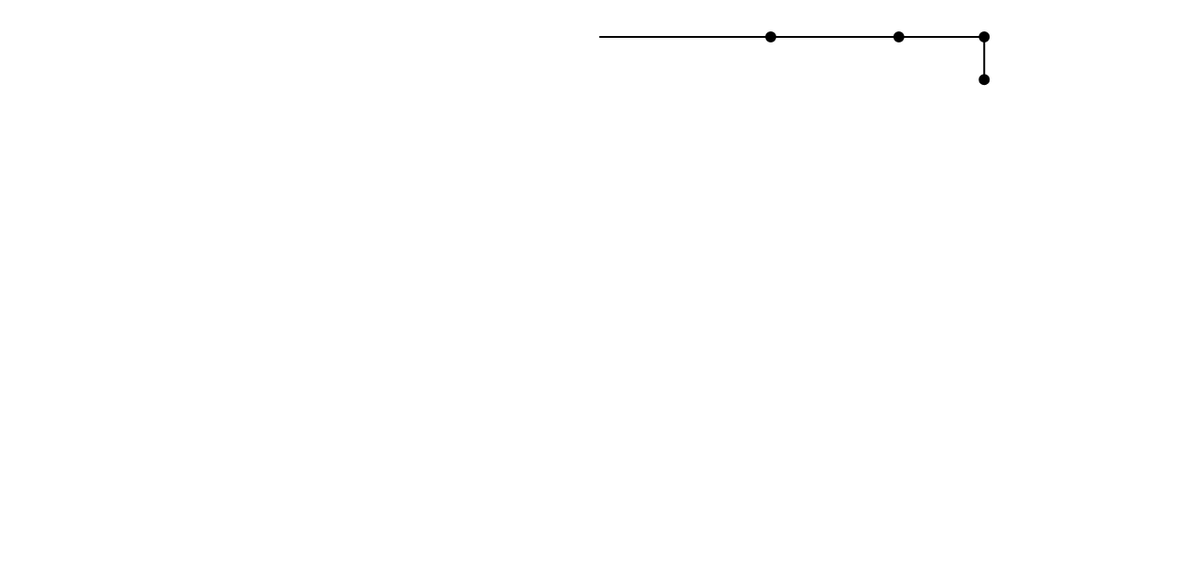
Frame 1 (no input)
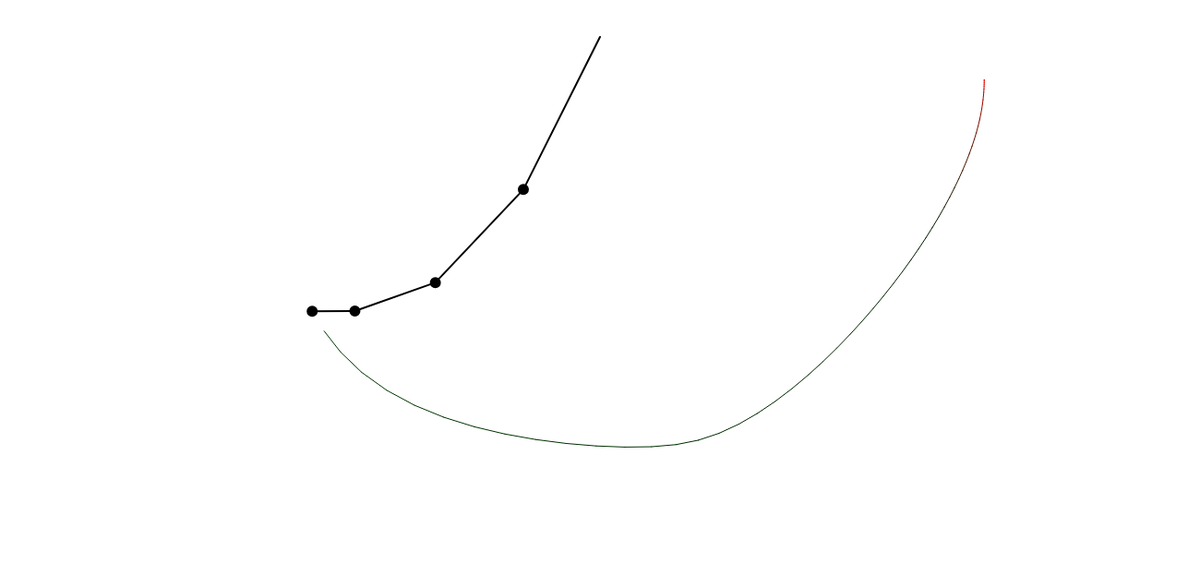
Frame 60 (no input)
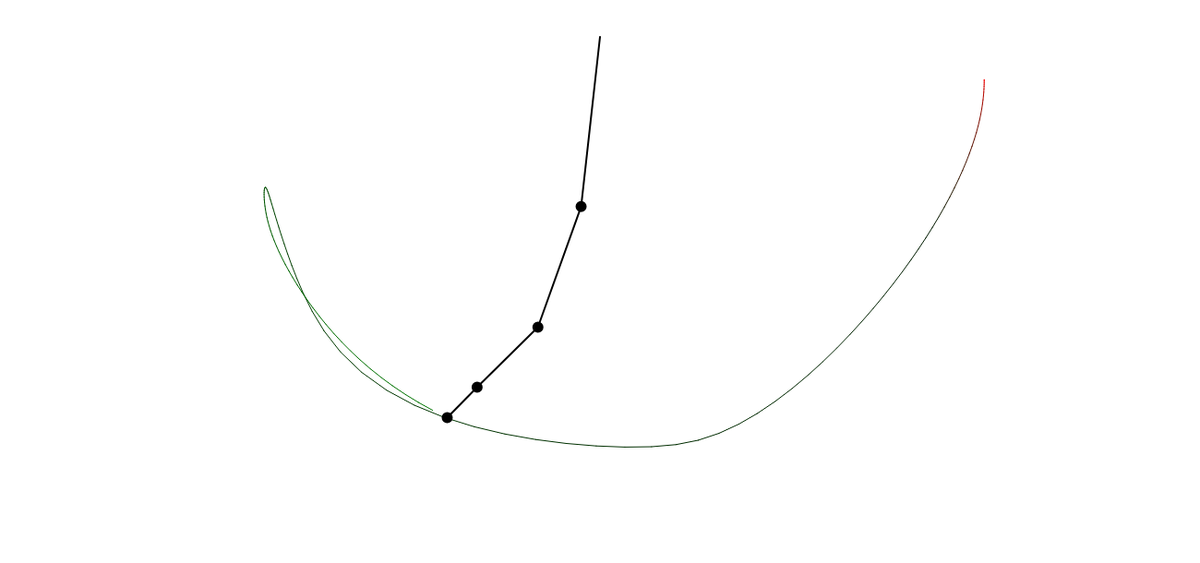
Frame 120 (the mouse pressed at the canvas centre since frame 60)

The p5.js sketch that drew these frames (run headless with seeded random() and noise() and a simulated clock; from frame 60 on, the mouse is pressed at the canvas centre):

// p5.js sketch
// ── sketch.js
let x = 255;
let y = 0;
let r1 = 185;
let r2 = 185* (3/4);
let r3 = 185 *(2/4);
let r4 = 185/4;
let m1 = 10;
let m2 = 10;
let m3 = 10;
let m4 =10;
let a1 = 0;
let a2 = 0;
let a3 = 0;
let a4 =0;
let a1_v = 0;
let a2_v = 0;
let a3_v = 0;
let a4_v =0;
let g = 0.5;

let px2 = -1;
let py2 = -1;
let cx, cy;

let buffer;

function setup() {
  createCanvas(1300, 610);
  //Issue with wrong rendering on a retina Mac. See issue: https://github.com/CodingTrain/website/issues/574
  pixelDensity(1);
  a1 = PI / 2;
  a2 = PI / 2;
  a3 = PI / 2;  
  cx = width/2 ;
  cy = 40;
  buffer = createGraphics(width, height);
  buffer.background(255);
  buffer.translate(cx, cy);
}



function draw() {
  background(175);
  imageMode(CORNER);
  image(buffer, 0, 0, width, height);

  let num1 = -g * (2 * m1 + m2) * sin(a1);
  let num2 = -m2 * g * sin(a1 - 2 * a2);
  let num3 = -2 * sin(a1 - a2) * m2;
  let num4 = a2_v * a2_v * r2 + a1_v * a1_v * r1 * cos(a1 - a2);
  let den = r1 * (2 * m1 + m2 - m2 * cos(2 * a1 - 2 * a2));
  let a1_a = (num1 + num2 + num3 * num4) / den;

  num1 = 2 * sin(a1 - a2);
  num2 = (a1_v * a1_v * r1 * (m1 + m2));
  num3 = g * (m1 + m2) * cos(a1);
  num4 = a2_v * a2_v * r2 * m2 * cos(a1 - a2);
  den = r2 * (2 * m1 + m2 - m2 * cos(2 * a1 - 2 * a2));
  let a2_a = (num1 * (num2 + num3 + num4)) / den;

   num1 = 2 * sin(a2 - a3);
  num2 = (a2_v * a2_v * r2 * (m2 + m3));
   num3 = g * (m2 + m3) * cos(a2);
  num4 = a3_v * a3_v * r3 * m3 * cos(a2 - a3);
  den = r3 * (2 * m2 + m3 - m3 * cos(2 * a2 - 2 * a3));
  let a3_a = (num1 * (num2 + num3 + num4)) / den;

 num1 = 2 * sin(a3 - a4);
  num2 = (a3_v * a3_v * r3 * (m3 + m4));
   num3 = g * (m3 + m4) * cos(a3);
  num4 = a4_v * a4_v * r4 * m4 * cos(a3 - a4);
  den = r4 * (2 * m3 + m4 - m4 * cos(2 * a3 - 2 * a4));
  let a4_a = (num1 * (num2 + num3 + num4)) / den;


  translate(cx, cy);
  stroke(0);
  strokeWeight(2);

  let x1 = r1 * sin(a1);
  let y1 = r1 * cos(a1);

  let x2 = x1 + r2 * sin(a2);
  let y2 = y1 + r2 * cos(a2);

  let x3 = x2 + r3 * sin(a3);
  let y3 = y2 + r3 * cos(a3);
  
  let x4 = x3 + r4 * sin(a4);
  let y4 = y3 + r4 * cos(a4);
  
    line(0, 0, x1, y1);
  fill(0);
  ellipse(x1, y1, m1, m1);

  line(x1, y1, x2, y2);
  fill(0);
  ellipse(x2, y2, m2, m2);
 
  line(x2, y2, x3, y3);
  fill(0);
  ellipse(x3, y3, m3, m3);
 
  line(x3, y3, x4, y4);
  fill(0);
 
  ellipse(x4, y4, m4, m4);



  a1_v += a1_a;
  a2_v += a2_a;
  a3_v += a3_a;
  a4_v += a4_a;
  
  a1 += a1_v;
  a2 += a2_v;
  a3 += a3_v;
  a4 += a4_v;
  
    a1_v *= 0.99;
    a2_v *= 0.99;
    a3_v*=0.92;
    a4_v*=0.92;

  buffer.stroke(x,y,0);
  if (frameCount > 1) {
    buffer.line(px2, py2, x4, y4);
  x-=10;
      y+=1;
  }

  px2 = x4;
  py2 = y4;
}
